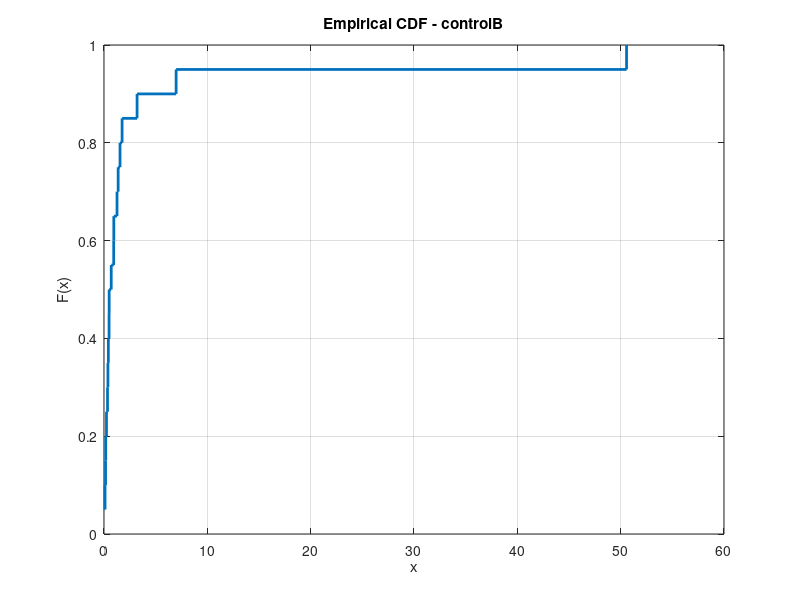

Source code (MATLAB):
% EXERCISE 1
% Empirical CDF for dataset controlB

clc
clear
close all

controlB = [0.08 0.10 0.15 0.17 0.24 0.34 0.38 0.42 0.49 0.50 ...
            0.70 0.94 0.95 1.26 1.37 1.55 1.75 3.20 6.98 50.57];

% sort data
data_sorted = sort(controlB);

n = length(data_sorted);

% empirical CDF
ecdf = (1:n)/n;

figure
stairs(data_sorted, ecdf,'LineWidth',2)

xlabel("x")
ylabel("F(x)")
title("Empirical CDF - controlB")
grid on
